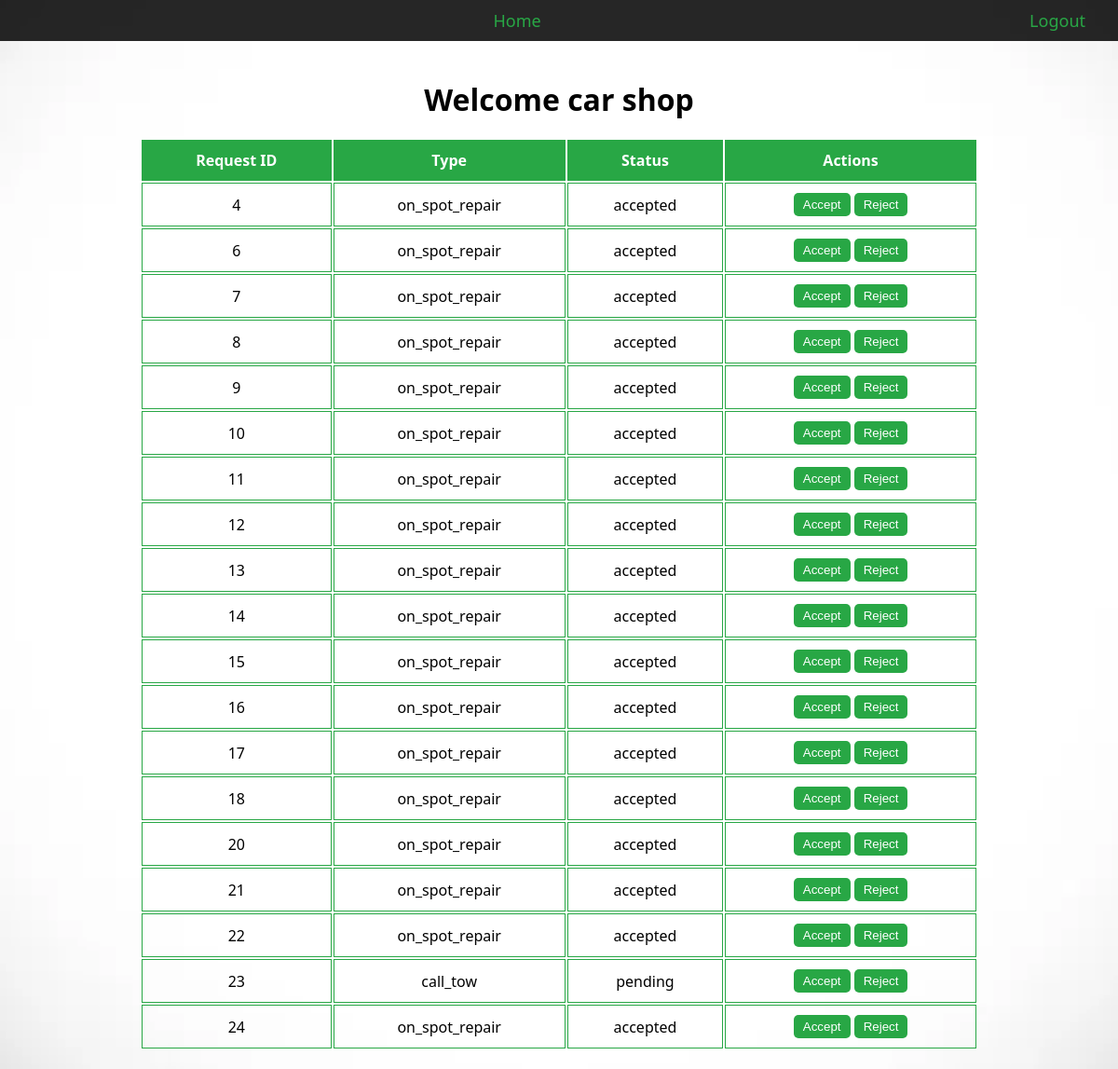
Screenshot of /agent_dashboard (signed in) with the database file from the repository.
### app.py (models this page shows, shortened)
class Agent(db.Model):
    id = db.Column(db.Integer, primary_key = True)
    email = db.Column(db.String(120), unique=True, nullable=False)
    password_hash=db.Column(db.String(128), nullable=False)
    name = db.Column(db.String(120), nullable=False)
    city = db.Column(db.String(120), nullable=False)
    shop = db.Column(db.String(120), nullable=False)
    latitude = db.Column(db.Float, nullable=True)  # Add latitude
    longitude = db.Column(db.Float, nullable=True)  # Add longitude
    phone = db.Column(db.Integer, nullable=False)
    is_available = db.Column(db.Boolean, default=True)
    requests = db.relationship('Request', backref='agent', lazy=True)

class Request(db.Model):
    id = db.Column(db.Integer, primary_key = True)
    user_id = db.Column(db.Integer, db.ForeignKey('user.id'), nullable = False)
    type = db.Column(db.String(100), nullable = False)
    result_image_path = db.Column(db.String(300))
    cost_estimation = db.Column(db.Float)
    created_at = db.Column(db.DateTime, default = db.func.current_timestamp())
    agent_id = db.Column(db.Integer, db.ForeignKey('agent.id'))
    status = db.Column(db.String(20), default='pending')

### app.py (the view)
@app.route('/agent_dashboard')
def agent_dashboard():
    if 'agent_id' not in session:
        return redirect(url_for('agent_login'))
    agent = Agent.query.get(session['agent_id'])
    if agent:
        return render_template('agent_dashboard.html', agent = agent, requests= agent.requests)
    return 'Agent not found', 404

### templates/agent_dashboard.html (shortened to what this page needs)
<!DOCTYPE html>
<html>
<head>
</head>
<body>
    <nav>
        <a href="{{ url_for('home') }}">Home</a>
        <a href="{{ url_for('logout') }}" class="logout-link">Logout</a>
    </nav>
    <div class="dashboard-container">
        <h1>Welcome {{ agent.name }}</h1>
        <table>
            <tr>
                <th>Request ID</th>
                <th>Type</th>
                <th>Status</th>
                <th>Actions</th>
            </tr>
            {% for request in requests %}
            <tr>
                <td>{{ request.id }}</td>
                <td>{{ request.type }}</td>
                <td>{{ request.status }}</td>
                <td>
                    <button class="btn" onclick="handleResponse({{ request.id }}, 'accept')">Accept</button>
                    <button class="btn" onclick="handleResponse({{ request.id }}, 'reject')">Reject</button>
                </td>
            </tr>
            {% endfor %}
        </table>
    </div>
</body>
</html>

### templates/agent_dashboard.html (style rules this page uses)
body { font-family: 'Segoe UI', Tahoma, Geneva, Verdana, sans-serif; background: url('/static/image/authentication.webp') no-repeat center center fixed; background-size: cover; color: #000; margin: 0; }
nav { background: rgba(0, 0, 0, 0.85); padding: 10px 20px; text-align: center; }
nav a { color: #28a745; text-decoration: none; margin: 0 15px; font-size: 18px; transition: color 0.3s; }
nav a.logout-link { float: right; }
.dashboard-container { padding: 20px; max-width: 900px; margin: auto; text-align: center; }
h1 { margin-bottom: 20px; }
table { width: 100%; margin-top: 20px; }
th, td { padding: 10px; border: 1px solid #28a745; border-collapse: collapse; }
th { background-color: #28a745; color: #fff; }
td { background-color: rgba(255, 255, 255, 0.1); }
.btn { padding: 5px 10px; border: none; border-radius: 5px; background-color: #28a745; color: white; cursor: pointer; transition: background-color 0.3s, transform 0.3s; }

### rows the page displays
Agent: name "car shop"
Request: id "4", type "on_spot_repair", status "accepted"
Request: id "6", type "on_spot_repair", status "accepted"
Request: id "7", type "on_spot_repair", status "accepted"
Request: id "8", type "on_spot_repair", status "accepted"
Request: id "9", type "on_spot_repair", status "accepted"
Request: id "10", type "on_spot_repair", status "accepted"
Request: id "11", type "on_spot_repair", status "accepted"
Request: id "12", type "on_spot_repair", status "accepted"
Request: id "13", type "on_spot_repair", status "accepted"
Request: id "14", type "on_spot_repair", status "accepted"
Request: id "15", type "on_spot_repair", status "accepted"
Request: id "16", type "on_spot_repair", status "accepted"
Request: id "17", type "on_spot_repair", status "accepted"
Request: id "18", type "on_spot_repair", status "accepted"
Request: id "20", type "on_spot_repair", status "accepted"
Request: id "21", type "on_spot_repair", status "accepted"
Request: id "22", type "on_spot_repair", status "accepted"
Request: id "23", type "call_tow", status "pending"
Request: id "24", type "on_spot_repair", status "accepted"
